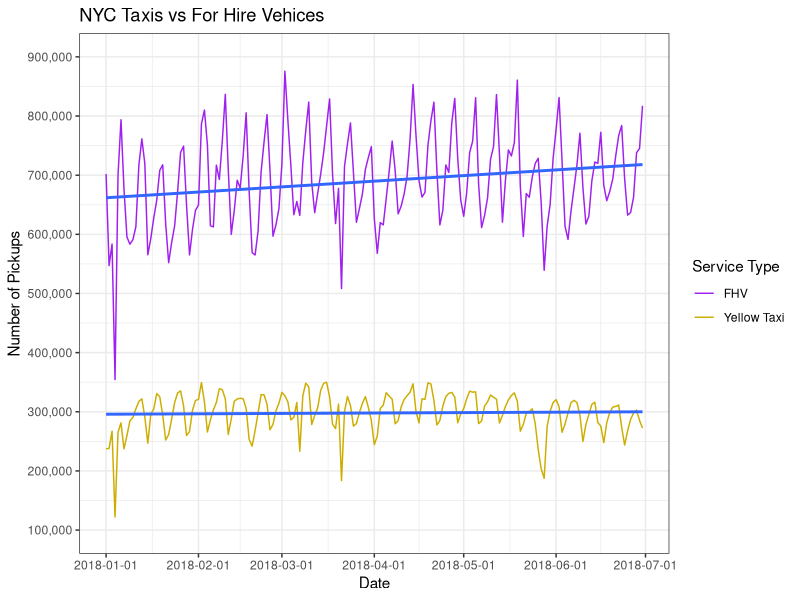

Generate this figure with R:
library(ggplot2)
library(dplyr)

## Reads in the data, and allows the data to be used by ggplot
transport_data <- read.csv("data/final_reformat.csv", stringsAsFactors = FALSE, header = TRUE)
correct_class <-  transport_data %>% mutate(Date = as.Date(Date)) %>%
  mutate(FHV = as.numeric(FHV)) %>% mutate(Yellow = as.numeric(Yellow))
View(correct_class)
## Plots the data as lines on a single plot, with For Hire Vehicles
## being represented by the purple line, and Yellow Taxis being represented
## by the yellow line
basic_plot <- ggplot(correct_class, aes(x = Date, y = FHV)) +
  geom_line(aes(y = FHV, color = "FHV")) +
  geom_smooth(method = "lm", se = FALSE) +
  geom_line(aes(y = Yellow, color = "Yellow Taxi")) +
  geom_smooth(aes(y = Yellow), method = "lm", se = FALSE) +
  scale_colour_manual(values=c("purple", "gold3")) +
  theme_bw() +
  labs(title = "NYC Taxis vs For Hire Vehices", y = "Number of Pickups", 
       color = "Service Type") +
  scale_x_date(date_breaks = "1 month") +
  scale_y_continuous(limits = c(100000, 900000),
       breaks = seq(from = 100000, to = 900000, by = 100000),
       labels = scales::comma)

basic_plot
